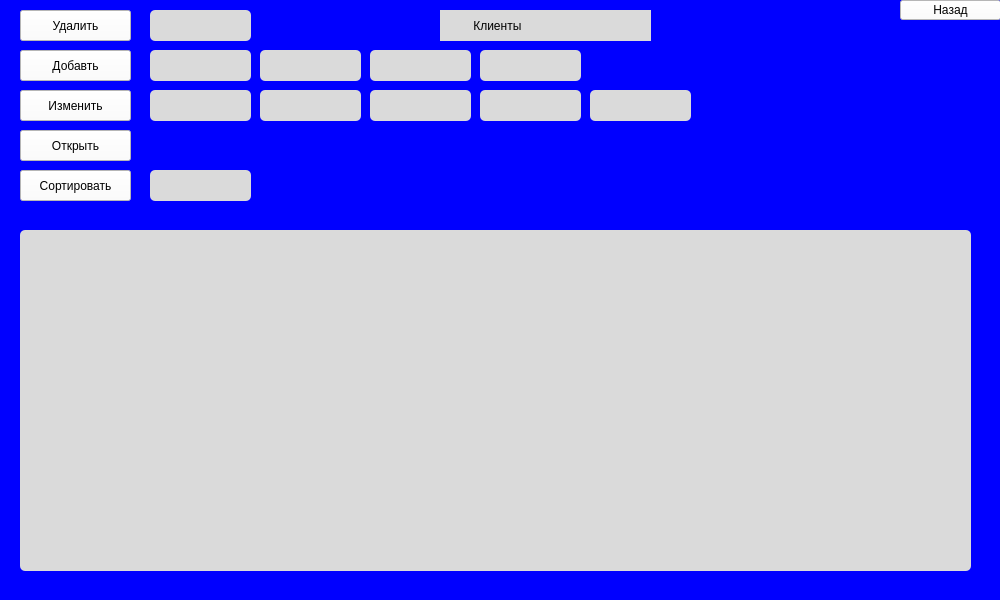
<?xml version="1.0" encoding="UTF-8"?>
<ui version="4.0">
 <class>MainWindow</class>
 <widget class="QMainWindow" name="MainWindow">
  <property name="geometry">
   <rect>
    <x>0</x>
    <y>0</y>
    <width>1000</width>
    <height>600</height>
   </rect>
  </property>
  <property name="minimumSize">
   <size>
    <width>1000</width>
    <height>600</height>
   </size>
  </property>
  <property name="maximumSize">
   <size>
    <width>1000</width>
    <height>600</height>
   </size>
  </property>
  <property name="sizeIncrement">
   <size>
    <width>1000</width>
    <height>800</height>
   </size>
  </property>
  <property name="baseSize">
   <size>
    <width>1000</width>
    <height>600</height>
   </size>
  </property>
  <property name="windowTitle">
   <string>drivers</string>
  </property>
  <property name="styleSheet">
   <string notr="true">background-color: rgb(0, 0, 255);
font: 75 12pt &quot;Fixedsys&quot;;
</string>
  </property>
  <widget class="QWidget" name="centralwidget">
   <widget class="QTableWidget" name="tableWidget">
    <property name="geometry">
     <rect>
      <x>20</x>
      <y>230</y>
      <width>951</width>
      <height>341</height>
     </rect>
    </property>
    <property name="styleSheet">
     <string notr="true">background-color: rgb(218, 218, 218);
border-radius: 5px;</string>
    </property>
    <property name="dragEnabled">
     <bool>true</bool>
    </property>
   </widget>
   <widget class="QPushButton" name="Dell">
    <property name="geometry">
     <rect>
      <x>20</x>
      <y>10</y>
      <width>111</width>
      <height>31</height>
     </rect>
    </property>
    <property name="styleSheet">
     <string notr="true">background-color: rgb(255, 255, 255);
</string>
    </property>
    <property name="text">
     <string>Удалить</string>
    </property>
   </widget>
   <widget class="QPushButton" name="Add">
    <property name="geometry">
     <rect>
      <x>20</x>
      <y>50</y>
      <width>111</width>
      <height>31</height>
     </rect>
    </property>
    <property name="styleSheet">
     <string notr="true">background-color: rgb(255, 255, 255);</string>
    </property>
    <property name="text">
     <string>Добавть</string>
    </property>
   </widget>
   <widget class="QPushButton" name="Change">
    <property name="geometry">
     <rect>
      <x>20</x>
      <y>90</y>
      <width>111</width>
      <height>31</height>
     </rect>
    </property>
    <property name="styleSheet">
     <string notr="true">background-color: rgb(255, 255, 255);</string>
    </property>
    <property name="text">
     <string>Изменить</string>
    </property>
   </widget>
   <widget class="QPushButton" name="Open">
    <property name="geometry">
     <rect>
      <x>20</x>
      <y>130</y>
      <width>111</width>
      <height>31</height>
     </rect>
    </property>
    <property name="styleSheet">
     <string notr="true">background-color: rgb(255, 255, 255);</string>
    </property>
    <property name="text">
     <string>Открыть</string>
    </property>
   </widget>
   <widget class="QPushButton" name="Sort">
    <property name="geometry">
     <rect>
      <x>20</x>
      <y>170</y>
      <width>111</width>
      <height>31</height>
     </rect>
    </property>
    <property name="styleSheet">
     <string notr="true">background-color: rgb(255, 255, 255);</string>
    </property>
    <property name="text">
     <string>Сортировать</string>
    </property>
   </widget>
   <widget class="QPushButton" name="Back">
    <property name="geometry">
     <rect>
      <x>900</x>
      <y>0</y>
      <width>101</width>
      <height>20</height>
     </rect>
    </property>
    <property name="styleSheet">
     <string notr="true">background-color: rgb(255, 255, 255);
</string>
    </property>
    <property name="text">
     <string>Назад</string>
    </property>
   </widget>
   <widget class="QLineEdit" name="DellLine">
    <property name="geometry">
     <rect>
      <x>150</x>
      <y>10</y>
      <width>101</width>
      <height>31</height>
     </rect>
    </property>
    <property name="styleSheet">
     <string notr="true">background-color: rgb(218, 218, 218);
border-radius: 5px;</string>
    </property>
   </widget>
   <widget class="QLineEdit" name="AddLine">
    <property name="geometry">
     <rect>
      <x>150</x>
      <y>50</y>
      <width>101</width>
      <height>31</height>
     </rect>
    </property>
    <property name="styleSheet">
     <string notr="true">background-color: rgb(218, 218, 218);
border-radius: 5px;</string>
    </property>
   </widget>
   <widget class="QLineEdit" name="AddLine_1">
    <property name="geometry">
     <rect>
      <x>260</x>
      <y>50</y>
      <width>101</width>
      <height>31</height>
     </rect>
    </property>
    <property name="styleSheet">
     <string notr="true">background-color: rgb(218, 218, 218);
border-radius: 5px;</string>
    </property>
   </widget>
   <widget class="QLineEdit" name="AddLine_2">
    <property name="geometry">
     <rect>
      <x>370</x>
      <y>50</y>
      <width>101</width>
      <height>31</height>
     </rect>
    </property>
    <property name="styleSheet">
     <string notr="true">background-color: rgb(218, 218, 218);
border-radius: 5px;</string>
    </property>
   </widget>
   <widget class="QLineEdit" name="AddLine_3">
    <property name="geometry">
     <rect>
      <x>480</x>
      <y>50</y>
      <width>101</width>
      <height>31</height>
     </rect>
    </property>
    <property name="styleSheet">
     <string notr="true">background-color: rgb(218, 218, 218);
border-radius: 5px;</string>
    </property>
   </widget>
   <widget class="QLineEdit" name="ChangeLine_4">
    <property name="geometry">
     <rect>
      <x>590</x>
      <y>90</y>
      <width>101</width>
      <height>31</height>
     </rect>
    </property>
    <property name="styleSheet">
     <string notr="true">background-color: rgb(218, 218, 218);
border-radius: 5px;</string>
    </property>
   </widget>
   <widget class="QLineEdit" name="ChangeLine_1">
    <property name="geometry">
     <rect>
      <x>260</x>
      <y>90</y>
      <width>101</width>
      <height>31</height>
     </rect>
    </property>
    <property name="styleSheet">
     <string notr="true">background-color: rgb(218, 218, 218);
border-radius: 5px;</string>
    </property>
   </widget>
   <widget class="QLineEdit" name="ChangeLine_2">
    <property name="geometry">
     <rect>
      <x>370</x>
      <y>90</y>
      <width>101</width>
      <height>31</height>
     </rect>
    </property>
    <property name="styleSheet">
     <string notr="true">background-color: rgb(218, 218, 218);
border-radius: 5px;</string>
    </property>
   </widget>
   <widget class="QLineEdit" name="ChangeLine_3">
    <property name="geometry">
     <rect>
      <x>480</x>
      <y>90</y>
      <width>101</width>
      <height>31</height>
     </rect>
    </property>
    <property name="styleSheet">
     <string notr="true">background-color: rgb(218, 218, 218);
border-radius: 5px;</string>
    </property>
   </widget>
   <widget class="QLineEdit" name="ChangeLine">
    <property name="geometry">
     <rect>
      <x>150</x>
      <y>90</y>
      <width>101</width>
      <height>31</height>
     </rect>
    </property>
    <property name="styleSheet">
     <string notr="true">background-color: rgb(218, 218, 218);
border-radius: 5px;</string>
    </property>
   </widget>
   <widget class="QLineEdit" name="lineEdit_13">
    <property name="geometry">
     <rect>
      <x>150</x>
      <y>170</y>
      <width>101</width>
      <height>31</height>
     </rect>
    </property>
    <property name="styleSheet">
     <string notr="true">background-color: rgb(218, 218, 218);
border-radius: 5px;</string>
    </property>
   </widget>
   <widget class="QLabel" name="label">
    <property name="geometry">
     <rect>
      <x>440</x>
      <y>10</y>
      <width>211</width>
      <height>31</height>
     </rect>
    </property>
    <property name="styleSheet">
     <string notr="true">background-color: rgb(218, 218, 218);</string>
    </property>
    <property name="text">
     <string>          Клиенты</string>
    </property>
   </widget>
  </widget>
 </widget>
 <resources/>
 <connections/>
</ui>
